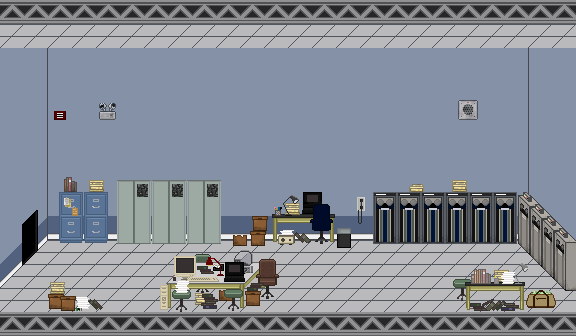

A level layout from a 2D game, rendered from its tile map. Below: a short description, then the map file with tile-grid data replaced by summaries:
An orthogonal 24x14 tile map with 24x24 px tiles, 4 tile layers (background, wall, foreground, super foreground), 1 hidden layer not drawn, 2 tilesets and 3 objects (2x npc, door).

<map version="1.0" orientation="orthogonal" renderorder="right-down" width="24" height="14" tilewidth="24" tileheight="24">
 <properties>
  <property name="blue" value="159" />
  <property name="green" value="123" />
  <property name="red" value="104" />
  <property name="soundtrack" value="greendale-alt" />
  <property name="title" value="Borchert Hallway" />
 </properties>
 <tileset firstgid="1" name="greendale-secret-lab" tilewidth="24" tileheight="24">
  <image source="../images/tilesets/greendale-secret-lab.png" width="240" height="360" />
 </tileset>
 <tileset firstgid="151" name="collisions" tilewidth="24" tileheight="24">
  <image source="../images/tilesets/collisions.png" width="632" height="512" />
 </tileset>
 <layer name="background" width="24" height="14">
  <data>[336 cells, 336 non-empty, 11 distinct tile ids]</data>
 </layer>
 <layer name="wall" width="24" height="14">
  <data>[336 cells, 8 non-empty, 3 distinct tile ids]</data>
 </layer>
 <layer name="foreground" width="24" height="14">
  <data>[336 cells, 95 non-empty, 86 distinct tile ids]</data>
 </layer>
 <layer name="super foreground" width="24" height="14">
  <properties>
   <property name="foreground" value="true" />
  </properties>
  <data>[336 cells, 35 non-empty, 35 distinct tile ids]</data>
 </layer>
 <layer name="collision" width="24" height="14" visible="0">
  <data>[336 cells, 88 non-empty, 7 distinct tile ids]</data>
 </layer>
 <objectgroup name="nodes">
  <object name="main" type="door" x="24" y="197" width="35" height="67">
   <properties>
    <property name="aniframes2" value="1-9,1" />
    <property name="anispeed2" value=".35" />
    <property name="hideable" value="true" />
    <property name="level" value="greendale-computer-wing-3" />
    <property name="movetime" value="2.7" />
    <property name="offset_hidden_x" value="0" />
    <property name="offset_shown_x" value="-40" />
    <property name="offset_shown_y" value="40" />
    <property name="show_sfx" value="throne_door" />
    <property name="sound" value="false" />
    <property name="sprite" value="jukebox-iso" />
    <property name="sprite_height" value="67" />
    <property name="sprite_width" value="35" />
    <property name="to" value="jukebox" />
    <property name="trigger" value="raquel" />
   </properties>
  </object>
  <object name="raquel" type="npc" x="372" y="198" width="24" height="67" />
  <object name="borchert" type="npc" x="312" y="216" width="48" height="48" />
 </objectgroup>
</map>
